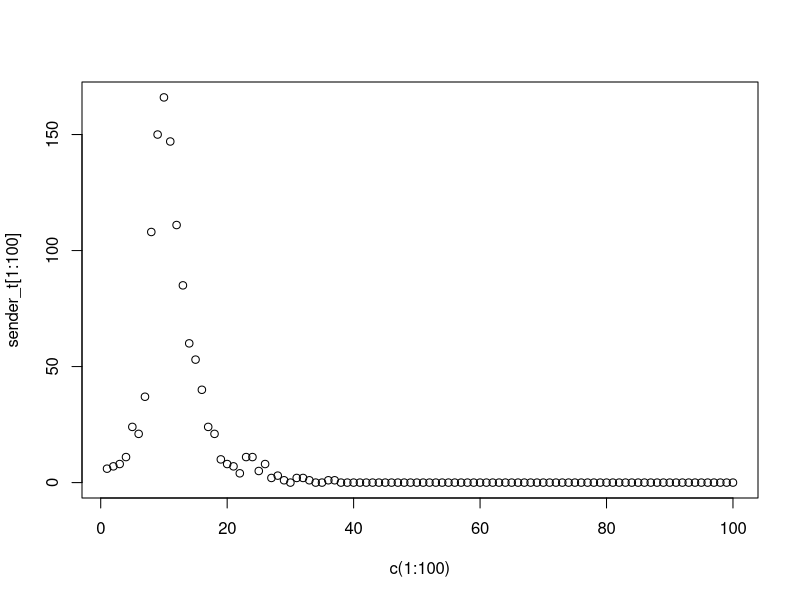

Source code (R):
## ---- chunk 1
library(igraph)

## ---- chunk 2
# 得到每个节点的进度节点，返回向量
get_in_degree<-function(g,n=1,mode="in"){
  k<-ego(g,n,seq(length(V(g))),mode = mode)
  # 以下注释为不含自身的进度
  # for (i in seq(length(V(g)))) {
  #   k[[i]]<-k[[i]][-which(k[[i]]==i)]
  # }
  return(k)
}
# 得到每个节点的进度节点的数量
get_in_num<-function(k){
  b<-NULL
  for(i in seq(k)){
    b<-c(b,length(k[[i]]))
  }
  return(b)
}
# 得到接受概率
get_acc<-function(num_node,d,p_set){
  p_acc<-matrix(rep(0,num_node*num_node),nrow = num_node)
  for(i in seq(num_node)){
    p_acc[i,]<-(1/(1+(d[i]/d)))*p_set
  }
  return(p_acc)
}
## ---- chunk 3
# num_node 节点node的数量
num_node<-1000
seed<-c(1:100)
set.seed(seed[1])
g1 <- sample_pa(num_node)
set.seed(seed[2])
g2 <- sample_pa(num_node)
set.seed(seed[3])
g3 <- sample_pa(num_node)

## ---- chunk 4
# k 序列，每个graph的节点的in-degree详情
k1<-get_in_degree(g1)
k2<-get_in_degree(g2)
k3<-get_in_degree(g3)

# k_all ,节点的邻居
k_all1<-get_in_degree(g1,mode = "all")
k_all2<-get_in_degree(g2,mode = "all")
k_all3<-get_in_degree(g3,mode = "all")
k_all<-list(k_all1,k_all2,k_all3)
# d 矩阵，每个graph的节点的进度数量,d[i,j]为个体i在网络j的进度数量,最后一列为进度总数
d<-matrix(rep(0,num_node*(3+1)), nrow = num_node, ncol = 4)
d[,1]<-get_in_num(k1)
d[,2]<-get_in_num(k2)
d[,3]<-get_in_num(k3)
d[,4]<-d[,1]+d[,2]+d[,3]

## ---- chunk 5
id_all<-matrix(rep(0,num_node*3),ncol = 3)
set.seed(100)
# beta
id_all[,1]<-runif(num_node,0.2,0.8)
set.seed(100)
# omega
id_all[,2]<-runif(num_node,pi/12,pi/2)
set.seed(100)
# delta
id_all[,3]<-runif(num_node,pi/24,pi/3)

## ---- chunk 6
# time_step 实验的时间数，步数; a[i,j]为个体i在时间j对谣言的感兴趣程度
time_step<-500
a_int<-10
a<-matrix(rep(0,time_step*num_node),ncol = time_step)
# b[i,j]为个体i在时间j对谣言的看法
b<-matrix(rep(0,time_step*num_node),ncol = time_step)
## ---- chunk 7
# 不同个体选择在哪个网络发布的概率,p_net[i,j]为个体i在网络j发布的概率

p_net<-matrix(rep(0,3*num_node),nrow = num_node,ncol = 3)
p_net[,1]<-d[,1]/d[,4]
p_net[,2]<-d[,2]/d[,4]
p_net[,3]<-d[,3]/d[,4]

# p_net2 区间概率
p_net2<-t(apply(p_net,1,cumsum))
## ---- chunk 8
# p_send[i,j]是个体i在时间j发布的概率
p_send<-matrix(rep(0,time_step*num_node),nrow = num_node)

## ---- chunk 9
# p_set为模型中的P,设定的概率参数
p_set<-2
# p_acc1[i,j]为接受者i，发送者v的接受概率
# p_acc1<-matrix(rep(0,num_node*num_node),nrow = num_node)
# for(i in seq(num_node)){
#   p_acc1[i,]<-(1/(1+(d[i,1]/d[,1])))*p_set
# }
p_acc1<-get_acc(num_node,d[,1],p_set)
p_acc2<-get_acc(num_node,d[,2],p_set)
p_acc3<-get_acc(num_node,d[,3],p_set)
# p_acc为多个矩阵的集合，方便计算
p_acc<-list(p_acc1,p_acc2,p_acc3)

## ---- chunk 10
# 初始接受的点
set.seed(100)
kk<-sample(seq(num_node),size = 10)
# kk<-c(1,2,3,4,10,14,56,108)
# acc_i   个体是否接受romor,0为不接受，0.5为初始点，其他数字为接收时间点
acc_i<-rep(0,num_node)
acc_i[kk]<-0.5
# acc_n 接受的次数
acc_n<-rep(0,num_node)
acc_n[kk]<-1
# 个体是否发布，0为未发布，其他数字为发布的时间点
spend_i<-rep(0,num_node)

# 得到个体在接受romor后的发布概率
get_p_send<-function(i,t,time_step){
  # 自接受之日起，之后的时间
  if(t==0.5){
    t=0
    }
  all_t<-c((t+1):time_step)-t
  p<-abs(exp(-1*id_all[i,1]*all_t)*sin(id_all[i,2]*all_t+id_all[i,3]))
  return(p)
}

# 得到初始节点之后时间点的发布概率
for(i in kk){
  p_send[i,]<-get_p_send(i,0,time_step)
}
# sender_t[t] t时间的传播者数量
sender_t<-rep(0,time_step)

for(t in seq(time_step-10)){
  # 接受谣言的个体
  ra_i<-which(acc_i>0)
  # # 未发布谣言的个体
  # us_i<-which(spend_i==0)
  us_i<-seq(num_node)
  # 取交集，得到发布的个体
  spend_t<-intersect(ra_i,us_i)
  # 发布者数量的计数
  s_t<-0
  for(ii in spend_t){
    # 是否发布
   # browser()
    if(runif(1)<p_send[ii,t]){
      s_t<-s_t+1
      spend_i[ii]<-t
      # 选取网络层数
      s_net<-which(p_net2[ii,]>runif(1))[1]
      # 收集友邻
      aaa<-as.numeric(k_all[[s_net]][[ii]])
      # 随机数
      pp<-runif(length(aaa))
      # 接受romor的个体
      # aci<-which(pp<p_acc[[s_net]][aaa,ii])
      aci<-aaa[which(pp<p_acc[[s_net]][aaa,ii])]
      ra_ii<-which(acc_i>0)
      # 接受的次数
      acc_n[aci]<-acc_n[aci]+1
      acc_i[setdiff(aci,ra_ii)]<-t
      for(ia in setdiff(aci,ra_ii)){
        p_send[ia,c((t+1):time_step)]<-get_p_send(ia,t,time_step)
      }
    }
  }
  sender_t[t]<-s_t
}
## ---- chunk 11
length(which(acc_i==0))
length(which(acc_n==0))
## ---- chunk 12
plot(c(1:100),sender_t[1:100])

## ---- chunk 13

## ---- chunk 14

## ---- chunk 15

## ---- chunk 16

